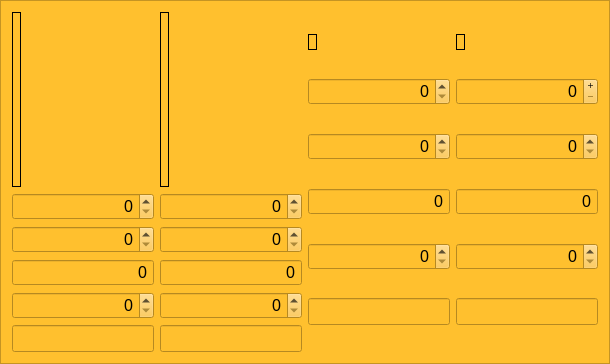
               <widget class="QFrame" name="frame_unique_2">
                <property name="styleSheet">
                 <string notr="true">background-color: rgb(255, 192, 46);</string>
                </property>
                <property name="frameShape">
                 <enum>QFrame::StyledPanel</enum>
                </property>
                <property name="frameShadow">
                 <enum>QFrame::Raised</enum>
                </property>
                <layout class="QHBoxLayout" name="horizontalLayout_11">
                 <item>
                  <layout class="QVBoxLayout" name="verticalLayout_29">
                   <item>
                    <widget class="QLabel" name="u4_pic_2">
                     <property name="sizePolicy">
                      <sizepolicy hsizetype="Fixed" vsizetype="Fixed">
                       <horstretch>0</horstretch>
                       <verstretch>0</verstretch>
                      </sizepolicy>
                     </property>
                     <property name="minimumSize">
                      <size>
                       <width>0</width>
                       <height>175</height>
                      </size>
                     </property>
                     <property name="frameShape">
                      <enum>QFrame::Box</enum>
                     </property>
                     <property name="text">
                      <string/>
                     </property>
                     <property name="pixmap">
                      <pixmap resource="../img/img_files.qrc">:/img_nia/nia_U4.png</pixmap>
                     </property>
                     <property name="scaledContents">
                      <bool>true</bool>
                     </property>
                     <property name="alignment">
                      <set>Qt::AlignCenter</set>
                     </property>
                    </widget>
                   </item>
                   <item>
                    <widget class="QDoubleSpinBox" name="sb_u4_atual_2">
                     <property name="sizePolicy">
                      <sizepolicy hsizetype="MinimumExpanding" vsizetype="Maximum">
                       <horstretch>0</horstretch>
                       <verstretch>0</verstretch>
                      </sizepolicy>
                     </property>
                     <property name="font">
                      <font>
                       <pointsize>12</pointsize>
                      </font>
                     </property>
                     <property name="alignment">
                      <set>Qt::AlignRight|Qt::AlignTrailing|Qt::AlignVCenter</set>
                     </property>
                     <property name="accelerated">
                      <bool>true</bool>
                     </property>
                     <property name="showGroupSeparator" stdset="0">
                      <bool>true</bool>
                     </property>
                     <property name="decimals">
                      <number>0</number>
                     </property>
                    </widget>
                   </item>
                   <item>
                    <widget class="QDoubleSpinBox" name="sb_u4_wanted_2">
                     <property name="sizePolicy">
                      <sizepolicy hsizetype="MinimumExpanding" vsizetype="Maximum">
                       <horstretch>0</horstretch>
                       <verstretch>0</verstretch>
                      </sizepolicy>
                     </property>
                     <property name="font">
                      <font>
                       <pointsize>12</pointsize>
                      </font>
                     </property>
                     <property name="alignment">
                      <set>Qt::AlignRight|Qt::AlignTrailing|Qt::AlignVCenter</set>
                     </property>
                     <property name="accelerated">
                      <bool>true</bool>
                     </property>
                     <property name="showGroupSeparator" stdset="0">
                      <bool>true</bool>
                     </property>
                     <property name="decimals">
                      <number>0</number>
                     </property>
                    </widget>
                   </item>
                   <item>
                    <widget class="QDoubleSpinBox" name="sb_u4_needed_2">
                     <property name="sizePolicy">
                      <sizepolicy hsizetype="MinimumExpanding" vsizetype="Maximum">
                       <horstretch>0</horstretch>
                       <verstretch>0</verstretch>
                      </sizepolicy>
                     </property>
                     <property name="font">
                      <font>
                       <pointsize>12</pointsize>
                      </font>
                     </property>
                     <property name="focusPolicy">
                      <enum>Qt::NoFocus</enum>
                     </property>
                     <property name="alignment">
                      <set>Qt::AlignRight|Qt::AlignTrailing|Qt::AlignVCenter</set>
                     </property>
                     <property name="readOnly">
                      <bool>true</bool>
                     </property>
                     <property name="buttonSymbols">
                      <enum>QAbstractSpinBox::NoButtons</enum>
                     </property>
                     <property name="accelerated">
                      <bool>true</bool>
                     </property>
                     <property name="showGroupSeparator" stdset="0">
                      <bool>true</bool>
                     </property>
                     <property name="decimals">
                      <number>0</number>
                     </property>
                     <property name="maximum">
                      <double>9999999999999999583119736832.000000000000000</double>
                     </property>
                    </widget>
                   </item>
                   <item>
                    <widget class="QSpinBox" name="sb_u4_rate_2">
                     <property name="sizePolicy">
                      <sizepolicy hsizetype="MinimumExpanding" vsizetype="Maximum">
                       <horstretch>0</horstretch>
                       <verstretch>0</verstretch>
                      </sizepolicy>
                     </property>
                     <property name="font">
                      <font>
                       <pointsize>12</pointsize>
                      </font>
                     </property>
                     <property name="alignment">
                      <set>Qt::AlignRight|Qt::AlignTrailing|Qt::AlignVCenter</set>
                     </property>
                     <property name="maximum">
                      <number>10000000</number>
                     </property>
                    </widget>
                   </item>
                   <item>
                    <widget class="QLineEdit" name="le_u4_time_2">
                     <property name="sizePolicy">
                      <sizepolicy hsizetype="Minimum" vsizetype="Maximum">
                       <horstretch>0</horstretch>
                       <verstretch>0</verstretch>
                      </sizepolicy>
                     </property>
                     <property name="font">
                      <font>
                       <pointsize>12</pointsize>
                      </font>
                     </property>
                     <property name="alignment">
                      <set>Qt::AlignRight|Qt::AlignTrailing|Qt::AlignVCenter</set>
                     </property>
                     <property name="readOnly">
                      <bool>true</bool>
                     </property>
                    </widget>
                   </item>
                  </layout>
                 </item>
                 <item>
                  <layout class="QVBoxLayout" name="verticalLayout_30">
                   <item>
                    <widget class="QLabel" name="u3_pic_2">
                     <property name="sizePolicy">
                      <sizepolicy hsizetype="Fixed" vsizetype="Fixed">
                       <horstretch>0</horstretch>
                       <verstretch>0</verstretch>
                      </sizepolicy>
                     </property>
                     <property name="minimumSize">
                      <size>
                       <width>0</width>
                       <height>175</height>
                      </size>
                     </property>
                     <property name="frameShape">
                      <enum>QFrame::Box</enum>
                     </property>
                     <property name="text">
                      <string/>
                     </property>
                     <property name="pixmap">
                      <pixmap resource="../img/img_files.qrc">:/img_nia/nia_U3.png</pixmap>
                     </property>
                     <property name="scaledContents">
                      <bool>true</bool>
                     </property>
                     <property name="alignment">
                      <set>Qt::AlignCenter</set>
                     </property>
                    </widget>
                   </item>
                   <item>
                    <widget class="QDoubleSpinBox" name="sb_u3_atual_2">
                     <property name="sizePolicy">
                      <sizepolicy hsizetype="MinimumExpanding" vsizetype="Maximum">
                       <horstretch>0</horstretch>
                       <verstretch>0</verstretch>
                      </sizepolicy>
                     </property>
                     <property name="font">
                      <font>
                       <pointsize>12</pointsize>
                      </font>
                     </property>
                     <property name="alignment">
                      <set>Qt::AlignRight|Qt::AlignTrailing|Qt::AlignVCenter</set>
                     </property>
                     <property name="accelerated">
                      <bool>true</bool>
                     </property>
                     <property name="showGroupSeparator" stdset="0">
                      <bool>true</bool>
                     </property>
                     <property name="decimals">
                      <number>0</number>
                     </property>
                    </widget>
                   </item>
                   <item>
                    <widget class="QDoubleSpinBox" name="sb_u3_wanted_2">
                     <property name="sizePolicy">
                      <sizepolicy hsizetype="MinimumExpanding" vsizetype="Maximum">
                       <horstretch>0</horstretch>
                       <verstretch>0</verstretch>
                      </sizepolicy>
                     </property>
                     <property name="font">
                      <font>
                       <pointsize>12</pointsize>
                      </font>
                     </property>
                     <property name="alignment">
                      <set>Qt::AlignRight|Qt::AlignTrailing|Qt::AlignVCenter</set>
                     </property>
                     <property name="accelerated">
                      <bool>true</bool>
                     </property>
                     <property name="showGroupSeparator" stdset="0">
                      <bool>true</bool>
                     </property>
                     <property name="decimals">
                      <number>0</number>
                     </property>
                    </widget>
                   </item>
                   <item>
                    <widget class="QDoubleSpinBox" name="sb_u3_needed_2">
                     <property name="sizePolicy">
                      <sizepolicy hsizetype="MinimumExpanding" vsizetype="Maximum">
                       <horstretch>0</horstretch>
                       <verstretch>0</verstretch>
                      </sizepolicy>
                     </property>
                     <property name="font">
                      <font>
                       <pointsize>12</pointsize>
                      </font>
                     </property>
                     <property name="focusPolicy">
                      <enum>Qt::NoFocus</enum>
                     </property>
                     <property name="alignment">
                      <set>Qt::AlignRight|Qt::AlignTrailing|Qt::AlignVCenter</set>
                     </property>
                     <property name="readOnly">
                      <bool>true</bool>
                     </property>
                     <property name="buttonSymbols">
                      <enum>QAbstractSpinBox::NoButtons</enum>
                     </property>
                     <property name="accelerated">
                      <bool>true</bool>
                     </property>
                     <property name="showGroupSeparator" stdset="0">
                      <bool>true</bool>
                     </property>
                     <property name="decimals">
                      <number>0</number>
                     </property>
                     <property name="maximum">
                      <double>99999999999999996863366107917975552.000000000000000</double>
                     </property>
                    </widget>
                   </item>
                   <item>
                    <widget class="QSpinBox" name="sb_u3_rate_2">
                     <property name="sizePolicy">
                      <sizepolicy hsizetype="MinimumExpanding" vsizetype="Maximum">
                       <horstretch>0</horstretch>
                       <verstretch>0</verstretch>
                      </sizepolicy>
                     </property>
                     <property name="font">
                      <font>
                       <pointsize>12</pointsize>
                      </font>
                     </property>
                     <property name="alignment">
                      <set>Qt::AlignRight|Qt::AlignTrailing|Qt::AlignVCenter</set>
                     </property>
                     <property name="maximum">
                      <number>10000000</number>
                     </property>
                    </widget>
                   </item>
                   <item>
                    <widget class="QLineEdit" name="le_u3_time_2">
                     <property name="sizePolicy">
                      <sizepolicy hsizetype="Minimum" vsizetype="Maximum">
                       <horstretch>0</horstretch>
                       <verstretch>0</verstretch>
                      </sizepolicy>
                     </property>
                     <property name="font">
                      <font>
                       <pointsize>12</pointsize>
                      </font>
                     </property>
                     <property name="alignment">
                      <set>Qt::AlignRight|Qt::AlignTrailing|Qt::AlignVCenter</set>
                     </property>
                     <property name="readOnly">
                      <bool>true</bool>
                     </property>
                    </widget>
                   </item>
                  </layout>
                 </item>
                 <item>
                  <layout class="QVBoxLayout" name="verticalLayout_31">
                   <item>
                    <widget class="QLabel" name="u2_pic_2">
                     <property name="sizePolicy">
                      <sizepolicy hsizetype="Fixed" vsizetype="Fixed">
                       <horstretch>0</horstretch>
                       <verstretch>0</verstretch>
                      </sizepolicy>
                     </property>
                     <property name="frameShape">
                      <enum>QFrame::Box</enum>
                     </property>
                     <property name="text">
                      <string/>
                     </property>
                     <property name="pixmap">
                      <pixmap resource="../img/img_files.qrc">:/img_nia/nia_U2.png</pixmap>
                     </property>
                     <property name="scaledContents">
                      <bool>true</bool>
                     </property>
                     <property name="alignment">
                      <set>Qt::AlignCenter</set>
                     </property>
                    </widget>
                   </item>
                   <item>
                    <widget class="QDoubleSpinBox" name="sb_u2_atual_2">
                     <property name="sizePolicy">
                      <sizepolicy hsizetype="MinimumExpanding" vsizetype="Maximum">
                       <horstretch>0</horstretch>
                       <verstretch>0</verstretch>
                      </sizepolicy>
                     </property>
                     <property name="font">
                      <font>
                       <pointsize>12</pointsize>
                      </font>
                     </property>
                     <property name="alignment">
                      <set>Qt::AlignRight|Qt::AlignTrailing|Qt::AlignVCenter</set>
                     </property>
                     <property name="accelerated">
                      <bool>true</bool>
                     </property>
                     <property name="showGroupSeparator" stdset="0">
                      <bool>true</bool>
                     </property>
                     <property name="decimals">
                      <number>0</number>
                     </property>
                    </widget>
                   </item>
                   <item>
                    <widget class="QDoubleSpinBox" name="sb_u2_wanted_2">
                     <property name="sizePolicy">
                      <sizepolicy hsizetype="MinimumExpanding" vsizetype="Maximum">
                       <horstretch>0</horstretch>
                       <verstretch>0</verstretch>
                      </sizepolicy>
                     </property>
                     <property name="font">
                      <font>
                       <pointsize>12</pointsize>
                      </font>
                     </property>
                     <property name="alignment">
                      <set>Qt::AlignRight|Qt::AlignTrailing|Qt::AlignVCenter</set>
                     </property>
                     <property name="accelerated">
                      <bool>true</bool>
                     </property>
                     <property name="showGroupSeparator" stdset="0">
                      <bool>true</bool>
                     </property>
                     <property name="decimals">
                      <number>0</number>
                     </property>
                    </widget>
                   </item>
                   <item>
                    <widget class="QDoubleSpinBox" name="sb_u2_needed_2">
                     <property name="sizePolicy">
                      <sizepolicy hsizetype="MinimumExpanding" vsizetype="Maximum">
                       <horstretch>0</horstretch>
                       <verstretch>0</verstretch>
                      </sizepolicy>
                     </property>
                     <property name="font">
                      <font>
                       <pointsize>12</pointsize>
                      </font>
                     </property>
                     <property name="focusPolicy">
                      <enum>Qt::NoFocus</enum>
                     </property>
                     <property name="alignment">
                      <set>Qt::AlignRight|Qt::AlignTrailing|Qt::AlignVCenter</set>
                     </property>
                     <property name="readOnly">
                      <bool>true</bool>
                     </property>
                     <property name="buttonSymbols">
                      <enum>QAbstractSpinBox::NoButtons</enum>
                     </property>
                     <property name="accelerated">
                      <bool>true</bool>
                     </property>
                     <property name="showGroupSeparator" stdset="0">
                      <bool>true</bool>
                     </property>
                     <property name="decimals">
                      <number>0</number>
                     </property>
                     <property name="maximum">
                      <double>9999999999999999635896294965248.000000000000000</double>
                     </property>
                    </widget>
                   </item>
                   <item>
                    <widget class="QSpinBox" name="sb_u2_rate_2">
                     <property name="sizePolicy">
                      <sizepolicy hsizetype="MinimumExpanding" vsizetype="Maximum">
                       <horstretch>0</horstretch>
                       <verstretch>0</verstretch>
                      </sizepolicy>
                     </property>
                     <property name="font">
                      <font>
                       <pointsize>12</pointsize>
                      </font>
                     </property>
                     <property name="alignment">
                      <set>Qt::AlignRight|Qt::AlignTrailing|Qt::AlignVCenter</set>
                     </property>
                     <property name="maximum">
                      <number>10000000</number>
                     </property>
                    </widget>
                   </item>
                   <item>
                    <widget class="QLineEdit" name="le_u2_time_2">
                     <property name="sizePolicy">
                      <sizepolicy hsizetype="Minimum" vsizetype="Maximum">
                       <horstretch>0</horstretch>
                       <verstretch>0</verstretch>
                      </sizepolicy>
                     </property>
                     <property name="font">
                      <font>
                       <pointsize>12</pointsize>
                      </font>
                     </property>
                     <property name="alignment">
                      <set>Qt::AlignRight|Qt::AlignTrailing|Qt::AlignVCenter</set>
                     </property>
                     <property name="readOnly">
                      <bool>true</bool>
                     </property>
                    </widget>
                   </item>
                  </layout>
                 </item>
                 <item>
                  <layout class="QVBoxLayout" name="verticalLayout_32">
                   <item>
                    <widget class="QLabel" name="u1_pic_2">
                     <property name="sizePolicy">
                      <sizepolicy hsizetype="Fixed" vsizetype="Fixed">
                       <horstretch>0</horstretch>
                       <verstretch>0</verstretch>
                      </sizepolicy>
                     </property>
                     <property name="frameShape">
                      <enum>QFrame::Box</enum>
                     </property>
                     <property name="text">
                      <string/>
                     </property>
                     <property name="pixmap">
                      <pixmap resource="../img/img_files.qrc">:/img_nia/nia_U1.png</pixmap>
                     </property>
                     <property name="scaledContents">
                      <bool>true</bool>
                     </property>
                     <property name="alignment">
                      <set>Qt::AlignCenter</set>
                     </property>
                    </widget>
                   </item>
                   <item>
                    <widget class="QDoubleSpinBox" name="sb_u1_atual_2">
                     <property name="sizePolicy">
                      <sizepolicy hsizetype="MinimumExpanding" vsizetype="Maximum">
                       <horstretch>0</horstretch>
                       <verstretch>0</verstretch>
                      </sizepolicy>
                     </property>
                     <property name="font">
                      <font>
                       <pointsize>12</pointsize>
                      </font>
                     </property>
                     <property name="autoFillBackground">
                      <bool>false</bool>
                     </property>
                     <property name="styleSheet">
                      <string notr="true"/>
                     </property>
                     <property name="alignment">
                      <set>Qt::AlignRight|Qt::AlignTrailing|Qt::AlignVCenter</set>
                     </property>
                     <property name="buttonSymbols">
                      <enum>QAbstractSpinBox::PlusMinus</enum>
                     </property>
                     <property name="accelerated">
                      <bool>true</bool>
                     </property>
                     <property name="showGroupSeparator" stdset="0">
                      <bool>true</bool>
                     </property>
                     <property name="decimals">
                      <number>0</number>
                     </property>
                    </widget>
                   </item>
                   <item>
                    <widget class="QDoubleSpinBox" name="sb_u1_wanted_2">
                     <property name="sizePolicy">
                      <sizepolicy hsizetype="MinimumExpanding" vsizetype="Maximum">
                       <horstretch>0</horstretch>
                       <verstretch>0</verstretch>
                      </sizepolicy>
                     </property>
                     <property name="font">
                      <font>
                       <pointsize>12</pointsize>
                      </font>
                     </property>
                     <property name="focusPolicy">
                      <enum>Qt::TabFocus</enum>
                     </property>
                     <property name="alignment">
                      <set>Qt::AlignRight|Qt::AlignTrailing|Qt::AlignVCenter</set>
                     </property>
                     <property name="accelerated">
                      <bool>true</bool>
                     </property>
                     <property name="showGroupSeparator" stdset="0">
                      <bool>true</bool>
                     </property>
                     <property name="decimals">
                      <number>0</number>
                     </property>
                    </widget>
                   </item>
                   <item>
                    <widget class="QDoubleSpinBox" name="sb_u1_needed_2">
                     <property name="sizePolicy">
                      <sizepolicy hsizetype="MinimumExpanding" vsizetype="Maximum">
                       <horstretch>0</horstretch>
                       <verstretch>0</verstretch>
                      </sizepolicy>
                     </property>
                     <property name="font">
                      <font>
                       <pointsize>12</pointsize>
                      </font>
                     </property>
                     <property name="focusPolicy">
                      <enum>Qt::NoFocus</enum>
                     </property>
                     <property name="alignment">
                      <set>Qt::AlignRight|Qt::AlignTrailing|Qt::AlignVCenter</set>
                     </property>
                     <property name="readOnly">
                      <bool>true</bool>
                     </property>
                     <property name="buttonSymbols">
                      <enum>QAbstractSpinBox::NoButtons</enum>
                     </property>
                     <property name="accelerated">
                      <bool>true</bool>
                     </property>
                     <property name="showGroupSeparator" stdset="0">
                      <bool>true</bool>
                     </property>
                     <property name="decimals">
                      <number>0</number>
                     </property>
                     <property name="maximum">
                      <double>9999999999999999635896294965248.000000000000000</double>
                     </property>
                    </widget>
                   </item>
                   <item>
                    <widget class="QSpinBox" name="sb_u1_rate_2">
                     <property name="sizePolicy">
                      <sizepolicy hsizetype="MinimumExpanding" vsizetype="Maximum">
                       <horstretch>0</horstretch>
                       <verstretch>0</verstretch>
                      </sizepolicy>
                     </property>
                     <property name="font">
                      <font>
                       <pointsize>12</pointsize>
                      </font>
                     </property>
                     <property name="alignment">
                      <set>Qt::AlignRight|Qt::AlignTrailing|Qt::AlignVCenter</set>
                     </property>
                     <property name="maximum">
                      <number>10000000</number>
                     </property>
                    </widget>
                   </item>
                   <item>
                    <widget class="QLineEdit" name="le_u1_time_2">
                     <property name="sizePolicy">
                      <sizepolicy hsizetype="Minimum" vsizetype="Maximum">
                       <horstretch>0</horstretch>
                       <verstretch>0</verstretch>
                      </sizepolicy>
                     </property>
                     <property name="font">
                      <font>
                       <pointsize>12</pointsize>
                      </font>
                     </property>
                     <property name="alignment">
                      <set>Qt::AlignRight|Qt::AlignTrailing|Qt::AlignVCenter</set>
                     </property>
                     <property name="readOnly">
                      <bool>true</bool>
                     </property>
                    </widget>
                   </item>
                  </layout>
                 </item>
                </layout>
               </widget>
